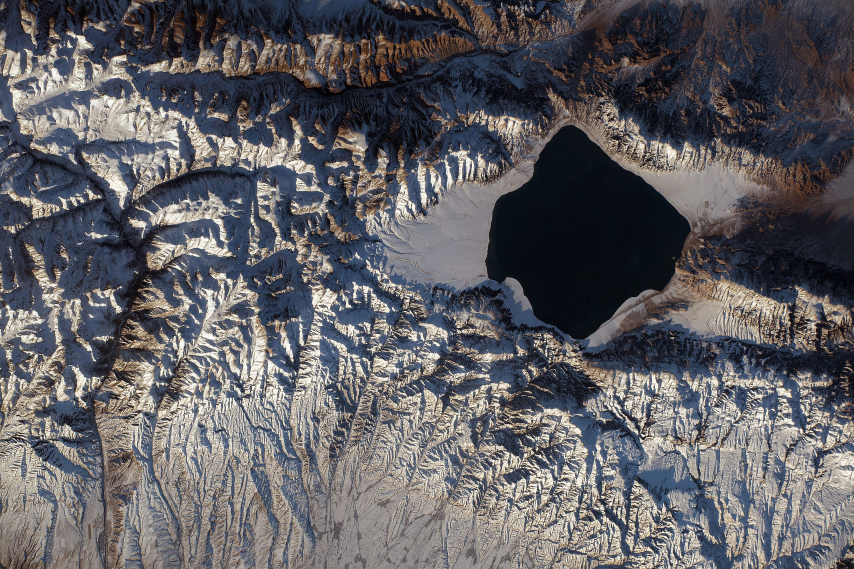
#> input picture 1.jpg, 2560 x 1707 px (shown at 1/3 size)
$ python kmeans_image.py --file 1.jpg   (older library calls are emulated)
#> lines starting #> are read from the running program, lines starting #| are printed output that depends on the picture
'''
kmeans image apply
explore gray image and groups by gray levels using kmeans
challenge: any part of the image

MIT License
'''
import numpy as np
import matplotlib.pyplot as plt
from PIL import Image
from sklearn.cluster import KMeans
import argparse
# construct the argument parser and parse the arguments
ap = argparse.ArgumentParser()
ap.add_argument("-f", "--file", required=True,
                help="png or jpeg image")

args = vars(ap.parse_args())
# open file name
filename = args["file"]

I = Image.open(filename)
#> I is the input picture: PIL image 2560x1707 RGB; mean R, G, B 95.1, 93.9, 98.1

#resize and paint with axis
plt.figure(figsize=(8,8))
plt.imshow(I)
plt.axis('on')
plt.show()

# paint in gray scale
I1 = I.convert('L')
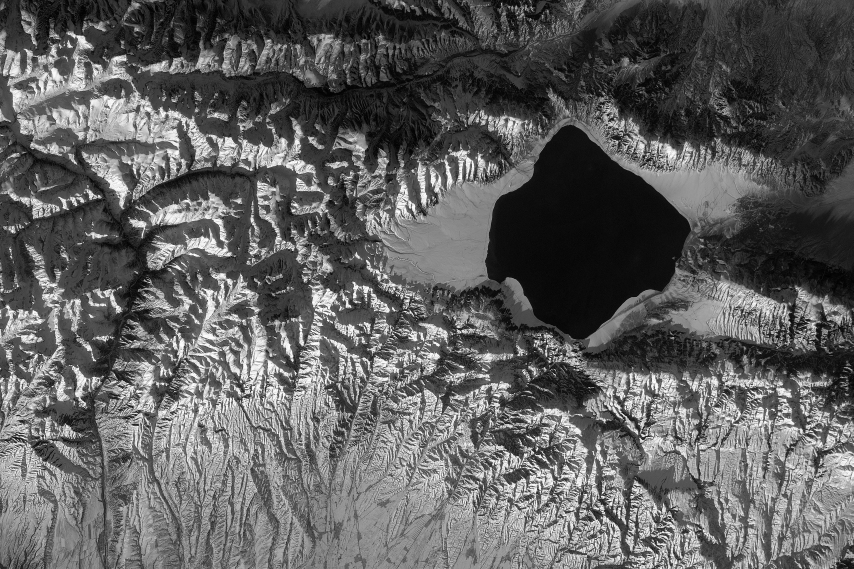
#> I1: PIL image 2560x1707 L (shown at 1/3 size); min 0, max 255, mean 94.7
I2 = np.asarray(I1,dtype=np.float)

plt.figure(figsize=(8,8))
plt.imshow(I2,cmap='gray')
plt.axis('on')
plt.show()

# define 3 clusters and grey scale (black, white, mix scale)
X = I2.reshape((-1, 1))
k_means = KMeans(n_clusters=4) # n cluster gray levels
'''
k_means=KMeans(algorithm='auto', copy_x=True, init='k-means++', max_iter=300,
    n_clusters=3, n_init=10, n_jobs=1, precompute_distances='auto',
    random_state=None, tol=0.0001, verbose=0)
'''

k_means.fit(X)

centroides = k_means.cluster_centers_
etiquetas = k_means.labels_

I2_compressed = np.choose(etiquetas, centroides)
I2_compressed.shape = I2.shape

plt.figure(figsize=(8,8))
plt.imshow(I2_compressed,cmap='gray')
plt.axis('on')
plt.show()
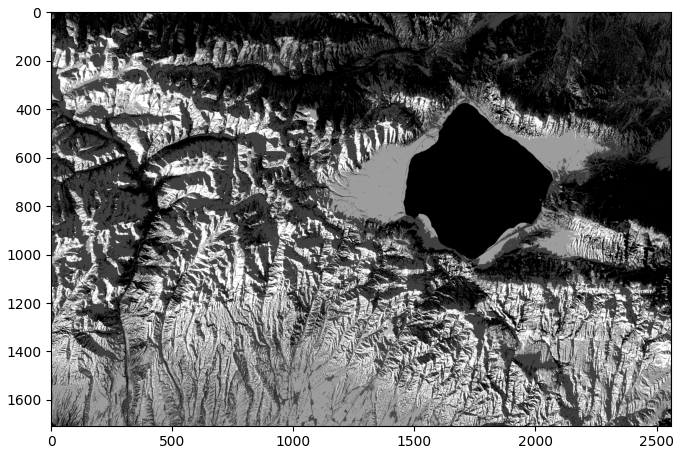
#> figure drawn by matplotlib, 1 panel

I2 = (I2_compressed-np.min(I2_compressed))/(np.max(I2_compressed)-np.min(I2_compressed))*255
I2 = Image.fromarray(I2.astype(np.uint8))
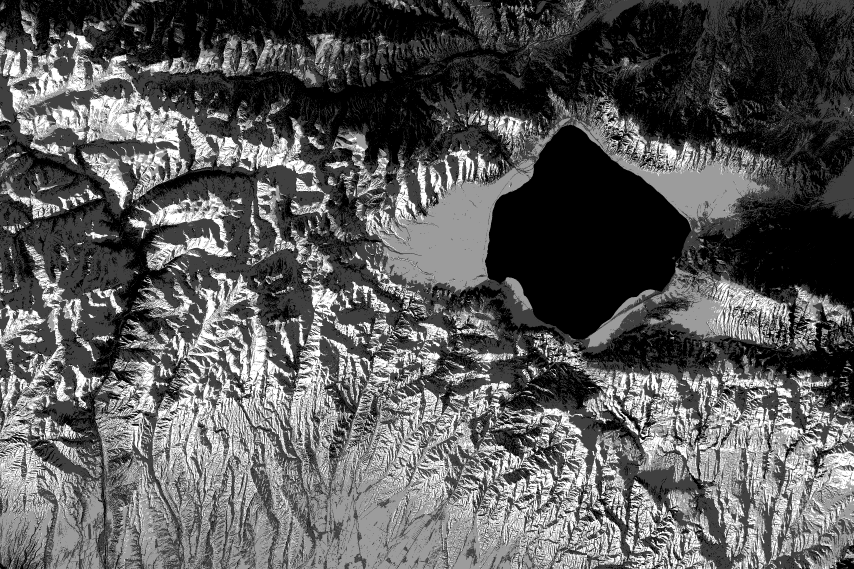
#> I2: PIL image 2560x1707 L (shown at 1/3 size); min 0, max 255, mean 89.4
w, h =I2.size
#> w = 2560; h = 1707
colors = I2.getcolors(w * h)
#> colors = [(1317359, 0), (1548949, 64), (928865, 156), (574747, 255)]
print('density points of image:',colors)
#| density points of image: [(1317359, 0), (1548949, 64), (928865, 156), (574747, 255)]


for x in range(0, w):
  for y in range(0, h):
    rgb = I2.getpixel((x,y))
    if  rgb == 0:
      I.putpixel((x, y), (200)) #I.putpixel((x, y), (r,g,b)) for jpeg
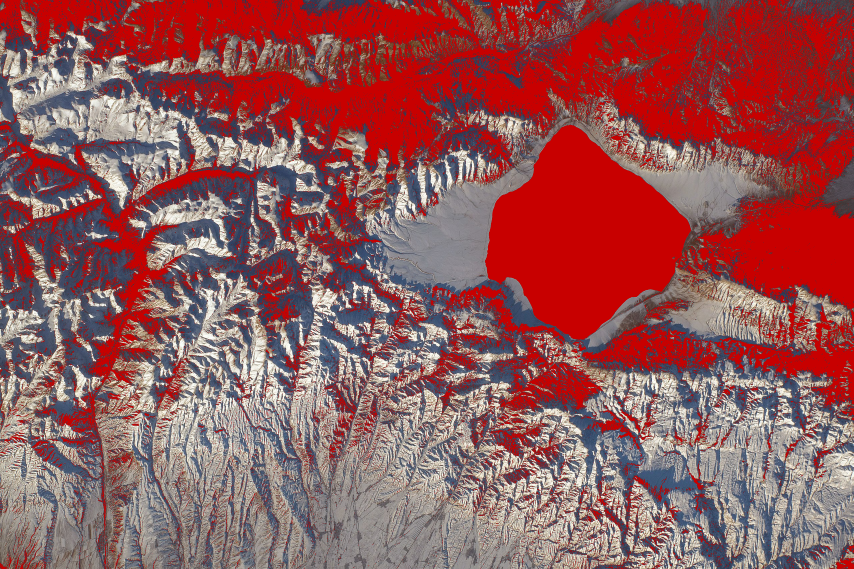
#> I: PIL image 2560x1707 RGB (shown at 1/3 size); mean R, G, B 147.8, 85.9, 87.4


# final image
plt.figure(figsize=(8,8))
plt.imshow(I)
plt.axis('on')
plt.show()

$ run again, on m1.jpg
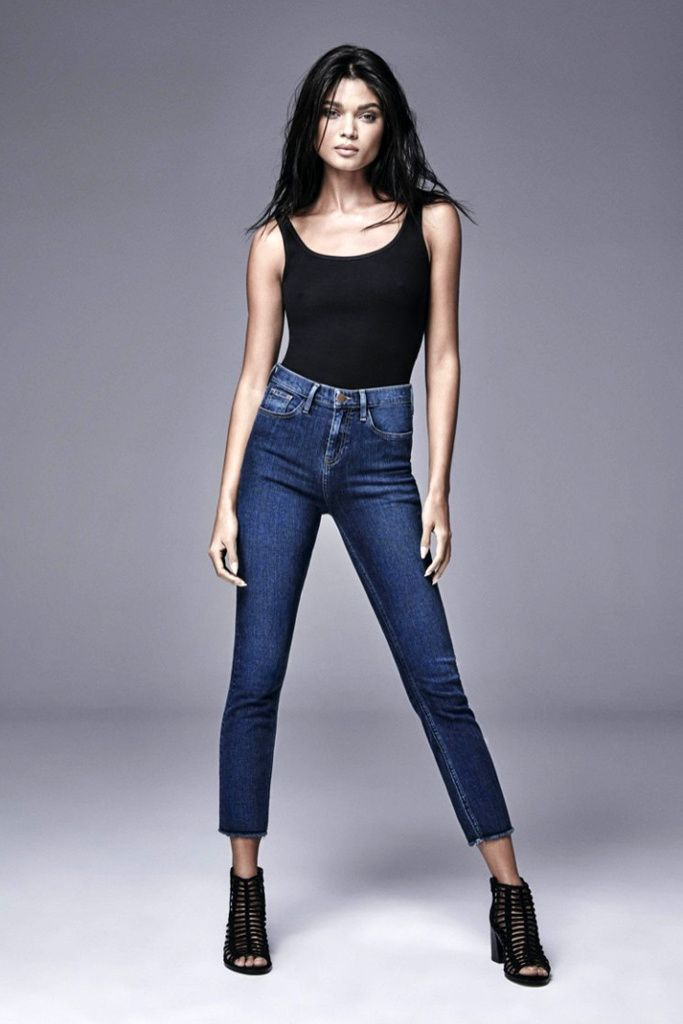
#> input picture m1.jpg, 683 x 1024 px
#> I is the input picture: PIL image 683x1024 RGB; mean R, G, B 138.3, 137.4, 151.1
#> `I2 = Image.fromarray(I2.astype(np.uint8))`:
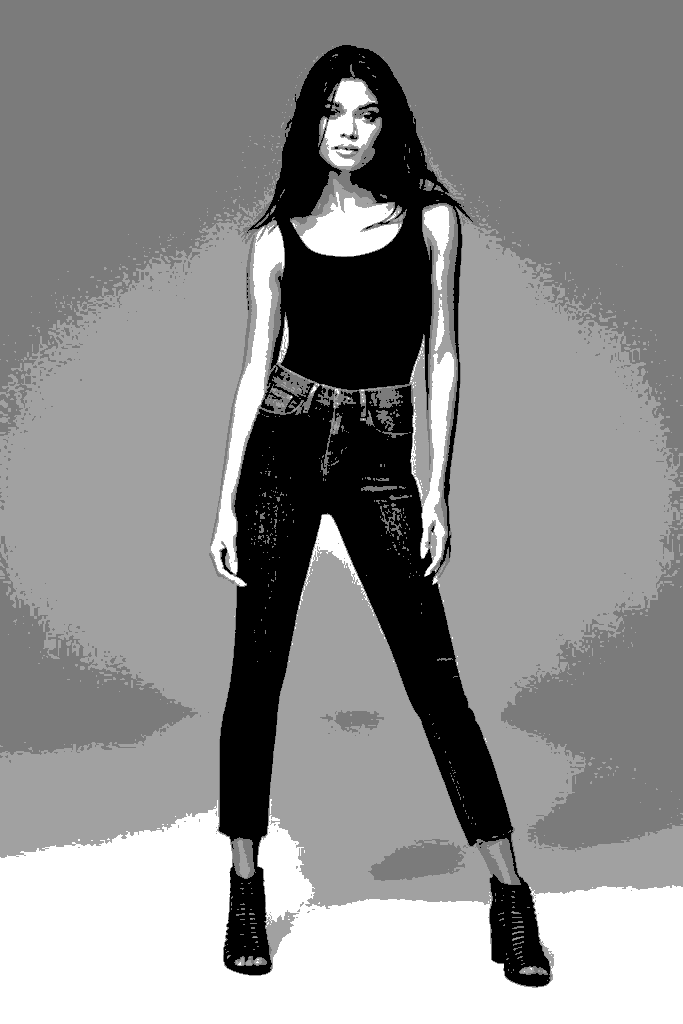
#> I2: PIL image 683x1024 L; min 0, max 255, mean 140.2
#> colors = [(101379, 0), (232125, 123), (253270, 161), (112618, 255)]
#| density points of image: [(101379, 0), (232125, 123), (253270, 161), (112618, 255)]
#> after the loop `for x in range(0, w):`:
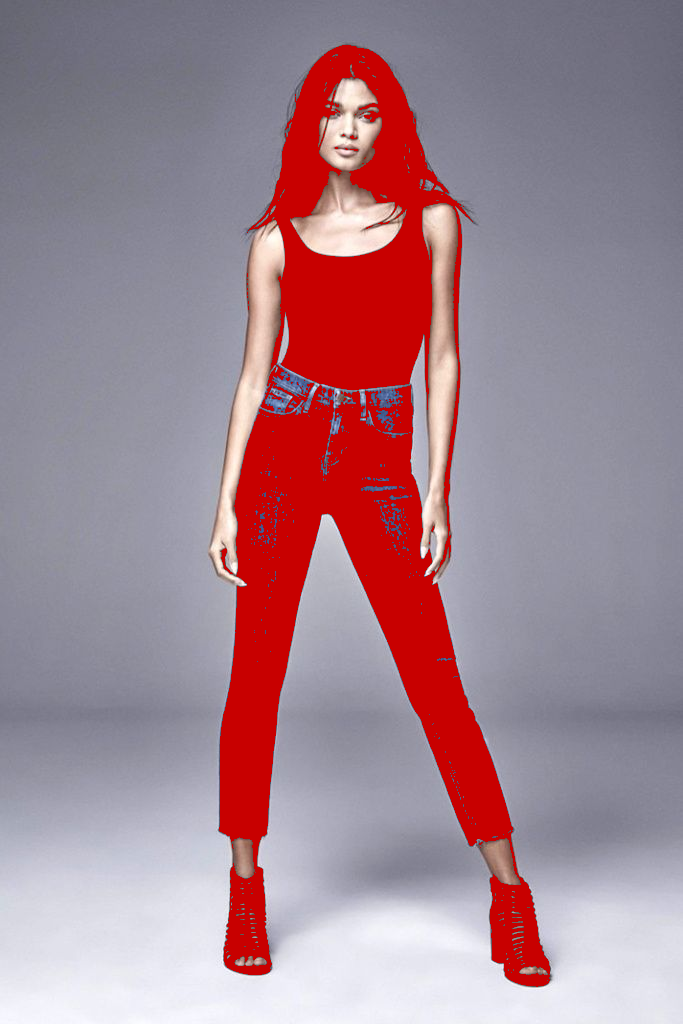
#> I: PIL image 683x1024 RGB; mean R, G, B 162.9, 132.1, 143.1

$ run again, on m2.jpg
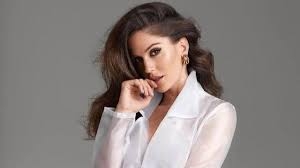
#> input picture m2.jpg, 300 x 168 px
#> I is the input picture: PIL image 300x168 RGB; mean R, G, B 137.2, 129.1, 126.1
#> `I2 = Image.fromarray(I2.astype(np.uint8))`:
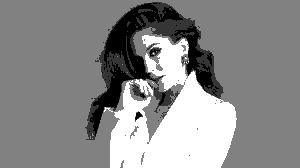
#> I2: PIL image 300x168 L; min 0, max 255, mean 138.9
#> colors = [(3574, 0), (2964, 53), (34440, 129), (9422, 255)]
#| density points of image: [(3574, 0), (2964, 53), (34440, 129), (9422, 255)]
#> after the loop `for x in range(0, w):`:
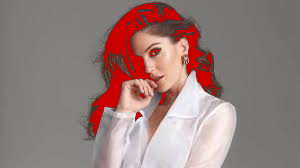
#> I: PIL image 300x168 RGB; mean R, G, B 148.3, 127.2, 124.5

$ run again, on sayram_lake_1700km2.jpg
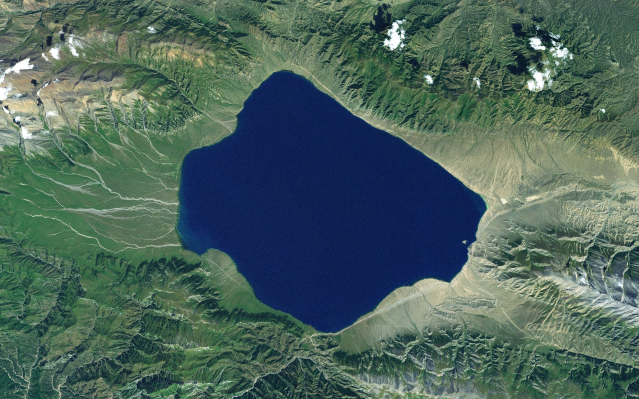
#> input picture sayram_lake_1700km2.jpg, 1278 x 798 px (shown at 1/2 size)
#> I is the input picture: PIL image 1278x798 RGB; mean R, G, B 75.1, 99.1, 92.1
#> `I2 = Image.fromarray(I2.astype(np.uint8))`:
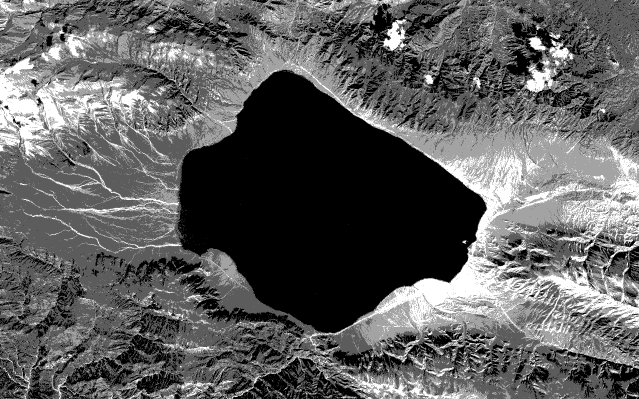
#> I2: PIL image 1278x798 L (shown at 1/2 size); min 0, max 255, mean 93.7
#> colors = [(314313, 0), (388284, 92), (228525, 163), (88722, 255)]
#| density points of image: [(314313, 0), (388284, 92), (228525, 163), (88722, 255)]
#> after the loop `for x in range(0, w):`:
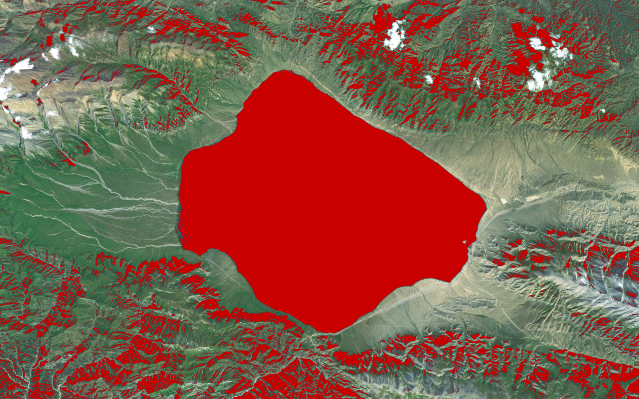
#> I: PIL image 1278x798 RGB (shown at 1/2 size); mean R, G, B 130.9, 86.1, 69.7
